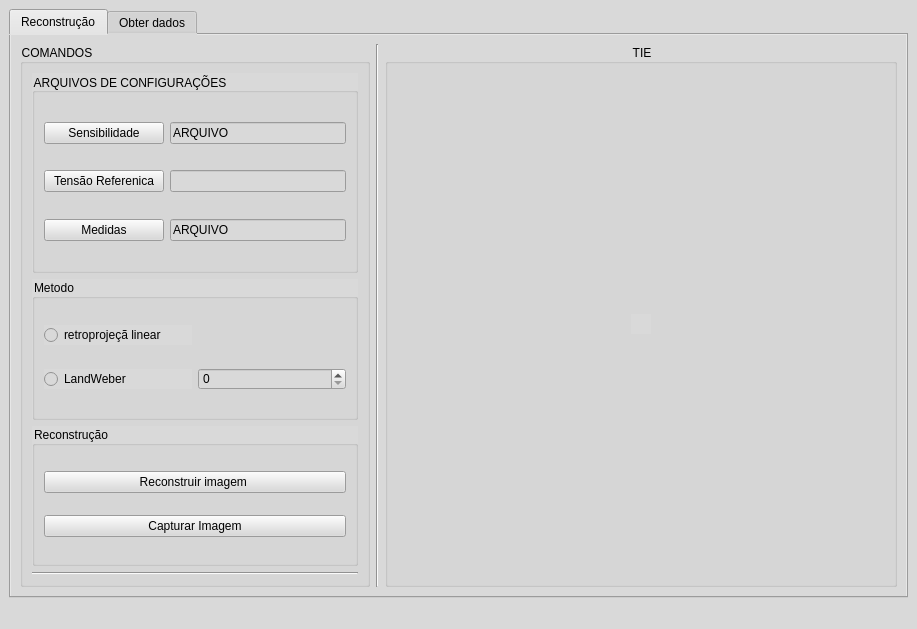
<?xml version="1.0" encoding="UTF-8"?>
<ui version="4.0">
 <class>MainWindow</class>
 <widget class="QMainWindow" name="MainWindow">
  <property name="geometry">
   <rect>
    <x>0</x>
    <y>0</y>
    <width>917</width>
    <height>629</height>
   </rect>
  </property>
  <property name="windowTitle">
   <string>MainWindow</string>
  </property>
  <property name="styleSheet">
   <string notr="true">background-color: rgb(217, 217, 217);</string>
  </property>
  <widget class="QWidget" name="centralwidget">
   <layout class="QHBoxLayout" name="horizontalLayout_2">
    <item>
     <widget class="QTabWidget" name="Aplic">
      <property name="contextMenuPolicy">
       <enum>Qt::PreventContextMenu</enum>
      </property>
      <property name="autoFillBackground">
       <bool>false</bool>
      </property>
      <property name="currentIndex">
       <number>0</number>
      </property>
      <widget class="QWidget" name="tab">
       <attribute name="icon">
        <iconset>
         <normaloff>../Documents/Progra/TCC/TCC/Programa/RECONS_TIE/Prog/Img_Eit/ImgTab.png</normaloff>../Documents/Progra/TCC/TCC/Programa/RECONS_TIE/Prog/Img_Eit/ImgTab.png</iconset>
       </attribute>
       <attribute name="title">
        <string>Reconstrução</string>
       </attribute>
       <layout class="QHBoxLayout" name="horizontalLayout">
        <item>
         <widget class="QGroupBox" name="groupBox">
          <property name="minimumSize">
           <size>
            <width>350</width>
            <height>0</height>
           </size>
          </property>
          <property name="maximumSize">
           <size>
            <width>500</width>
            <height>16777215</height>
           </size>
          </property>
          <property name="title">
           <string>COMANDOS</string>
          </property>
          <layout class="QVBoxLayout" name="verticalLayout">
           <item>
            <widget class="QGroupBox" name="groupBoxArquivos">
             <property name="sizePolicy">
              <sizepolicy hsizetype="Fixed" vsizetype="Fixed">
               <horstretch>0</horstretch>
               <verstretch>0</verstretch>
              </sizepolicy>
             </property>
             <property name="minimumSize">
              <size>
               <width>300</width>
               <height>200</height>
              </size>
             </property>
             <property name="maximumSize">
              <size>
               <width>500</width>
               <height>200</height>
              </size>
             </property>
             <property name="title">
              <string>ARQUIVOS DE CONFIGURAÇÕES</string>
             </property>
             <layout class="QFormLayout" name="formLayout">
              <item row="0" column="0">
               <spacer name="verticalSpacer_3">
                <property name="orientation">
                 <enum>Qt::Vertical</enum>
                </property>
                <property name="sizeHint" stdset="0">
                 <size>
                  <width>20</width>
                  <height>40</height>
                 </size>
                </property>
               </spacer>
              </item>
              <item row="1" column="0">
               <widget class="QPushButton" name="Bt_sensibilidade">
                <property name="minimumSize">
                 <size>
                  <width>120</width>
                  <height>0</height>
                 </size>
                </property>
                <property name="text">
                 <string>Sensibilidade</string>
                </property>
               </widget>
              </item>
              <item row="1" column="1">
               <widget class="QLineEdit" name="Line_sensibilidade">
                <property name="text">
                 <string>ARQUIVO</string>
                </property>
               </widget>
              </item>
              <item row="2" column="0">
               <spacer name="verticalSpacer_2">
                <property name="orientation">
                 <enum>Qt::Vertical</enum>
                </property>
                <property name="sizeHint" stdset="0">
                 <size>
                  <width>20</width>
                  <height>40</height>
                 </size>
                </property>
               </spacer>
              </item>
              <item row="3" column="0">
               <widget class="QPushButton" name="Bt_tense_ref">
                <property name="minimumSize">
                 <size>
                  <width>120</width>
                  <height>0</height>
                 </size>
                </property>
                <property name="maximumSize">
                 <size>
                  <width>200</width>
                  <height>16777215</height>
                 </size>
                </property>
                <property name="text">
                 <string>Tensão Referenica</string>
                </property>
               </widget>
              </item>
              <item row="3" column="1">
               <widget class="QLineEdit" name="Line_tense_ref">
                <property name="inputMask">
                 <string/>
                </property>
                <property name="text">
                 <string/>
                </property>
                <property name="maxLength">
                 <number>32767</number>
                </property>
               </widget>
              </item>
              <item row="4" column="0">
               <spacer name="verticalSpacer">
                <property name="orientation">
                 <enum>Qt::Vertical</enum>
                </property>
                <property name="sizeHint" stdset="0">
                 <size>
                  <width>20</width>
                  <height>40</height>
                 </size>
                </property>
               </spacer>
              </item>
              <item row="5" column="0">
               <widget class="QPushButton" name="Bt_medidas">
                <property name="minimumSize">
                 <size>
                  <width>120</width>
                  <height>0</height>
                 </size>
                </property>
                <property name="text">
                 <string>Medidas</string>
                </property>
               </widget>
              </item>
              <item row="5" column="1">
               <widget class="QLineEdit" name="Line_medida">
                <property name="text">
                 <string>ARQUIVO</string>
                </property>
               </widget>
              </item>
              <item row="6" column="0">
               <spacer name="verticalSpacer_4">
                <property name="orientation">
                 <enum>Qt::Vertical</enum>
                </property>
                <property name="sizeHint" stdset="0">
                 <size>
                  <width>20</width>
                  <height>40</height>
                 </size>
                </property>
               </spacer>
              </item>
             </layout>
            </widget>
           </item>
           <item>
            <widget class="QGroupBox" name="groupBoxMetodo">
             <property name="title">
              <string>Metodo</string>
             </property>
             <layout class="QGridLayout" name="gridLayout_4">
              <item row="2" column="0">
               <widget class="QRadioButton" name="radio_landwaber">
                <property name="text">
                 <string>LandWeber</string>
                </property>
               </widget>
              </item>
              <item row="2" column="1">
               <widget class="QSpinBox" name="landIntera">
                <property name="maximum">
                 <number>100</number>
                </property>
               </widget>
              </item>
              <item row="0" column="0">
               <widget class="QRadioButton" name="Radio_projeo">
                <property name="text">
                 <string>retroprojeçã linear</string>
                </property>
               </widget>
              </item>
             </layout>
            </widget>
           </item>
           <item>
            <widget class="QGroupBox" name="groupBoxReconstru">
             <property name="title">
              <string>Reconstrução</string>
             </property>
             <layout class="QGridLayout" name="gridLayout_3">
              <item row="1" column="0">
               <widget class="QPushButton" name="Bt_reconstruirImagem">
                <property name="text">
                 <string>Reconstruir imagem </string>
                </property>
                <property name="icon">
                 <iconset>
                  <normaloff>../Img_Eit/ImgTab.png</normaloff>../Img_Eit/ImgTab.png</iconset>
                </property>
               </widget>
              </item>
              <item row="2" column="0">
               <widget class="QPushButton" name="Bt_capturarImagem">
                <property name="text">
                 <string>Capturar Imagem</string>
                </property>
                <property name="icon">
                 <iconset>
                  <normaloff>../Documents/Progra/TCC/TCC/Programa/RECONS_TIE/Prog/Img_Eit/ImgRec.png</normaloff>../Documents/Progra/TCC/TCC/Programa/RECONS_TIE/Prog/Img_Eit/ImgRec.png</iconset>
                </property>
               </widget>
              </item>
             </layout>
            </widget>
           </item>
           <item>
            <widget class="Line" name="line">
             <property name="orientation">
              <enum>Qt::Horizontal</enum>
             </property>
            </widget>
           </item>
          </layout>
         </widget>
        </item>
        <item>
         <widget class="Line" name="line_12">
          <property name="orientation">
           <enum>Qt::Vertical</enum>
          </property>
         </widget>
        </item>
        <item>
         <widget class="QGroupBox" name="groupBox_2">
          <property name="sizePolicy">
           <sizepolicy hsizetype="Preferred" vsizetype="MinimumExpanding">
            <horstretch>0</horstretch>
            <verstretch>0</verstretch>
           </sizepolicy>
          </property>
          <property name="minimumSize">
           <size>
            <width>500</width>
            <height>500</height>
           </size>
          </property>
          <property name="title">
           <string>TIE</string>
          </property>
          <property name="alignment">
           <set>Qt::AlignCenter</set>
          </property>
          <layout class="QGridLayout" name="gridLayout">
           <item row="2" column="1">
            <spacer name="verticalSpacer_6">
             <property name="orientation">
              <enum>Qt::Vertical</enum>
             </property>
             <property name="sizeHint" stdset="0">
              <size>
               <width>20</width>
               <height>40</height>
              </size>
             </property>
            </spacer>
           </item>
           <item row="1" column="2">
            <spacer name="horizontalSpacer_2">
             <property name="orientation">
              <enum>Qt::Horizontal</enum>
             </property>
             <property name="sizeHint" stdset="0">
              <size>
               <width>40</width>
               <height>20</height>
              </size>
             </property>
            </spacer>
           </item>
           <item row="1" column="0">
            <spacer name="horizontalSpacer">
             <property name="orientation">
              <enum>Qt::Horizontal</enum>
             </property>
             <property name="sizeHint" stdset="0">
              <size>
               <width>40</width>
               <height>20</height>
              </size>
             </property>
            </spacer>
           </item>
           <item row="0" column="1">
            <spacer name="verticalSpacer_5">
             <property name="orientation">
              <enum>Qt::Vertical</enum>
             </property>
             <property name="sizeHint" stdset="0">
              <size>
               <width>20</width>
               <height>40</height>
              </size>
             </property>
            </spacer>
           </item>
           <item row="1" column="1">
            <widget class="QLabel" name="Imagem_TIE">
             <property name="contextMenuPolicy">
              <enum>Qt::NoContextMenu</enum>
             </property>
             <property name="pixmap">
              <pixmap>../Img_Eit/LogoEit.png</pixmap>
             </property>
            </widget>
           </item>
          </layout>
         </widget>
        </item>
       </layout>
      </widget>
      <widget class="QWidget" name="tab_2">
       <attribute name="icon">
        <iconset>
         <normaloff>../Documents/Progra/TCC/TCC/Programa/RECONS_TIE/Prog/Img_Eit/ImgTab.png</normaloff>../Documents/Progra/TCC/TCC/Programa/RECONS_TIE/Prog/Img_Eit/ImgTab.png</iconset>
       </attribute>
       <attribute name="title">
        <string>Obter dados</string>
       </attribute>
       <layout class="QGridLayout" name="gridLayout_2">
        <item row="1" column="2">
         <widget class="Line" name="line_11">
          <property name="orientation">
           <enum>Qt::Vertical</enum>
          </property>
         </widget>
        </item>
        <item row="1" column="0">
         <widget class="Line" name="line_9">
          <property name="orientation">
           <enum>Qt::Vertical</enum>
          </property>
         </widget>
        </item>
        <item row="3" column="1">
         <widget class="QGroupBox" name="groupBox_3">
          <property name="maximumSize">
           <size>
            <width>16777215</width>
            <height>100</height>
           </size>
          </property>
          <property name="title">
           <string/>
          </property>
          <layout class="QGridLayout" name="gridLayout_5">
           <item row="0" column="0">
            <widget class="QProgressBar" name="progressBar">
             <property name="value">
              <number>0</number>
             </property>
            </widget>
           </item>
          </layout>
         </widget>
        </item>
        <item row="2" column="1">
         <widget class="Line" name="line_2">
          <property name="orientation">
           <enum>Qt::Horizontal</enum>
          </property>
         </widget>
        </item>
        <item row="0" column="1">
         <widget class="Line" name="line_6">
          <property name="windowModality">
           <enum>Qt::WindowModal</enum>
          </property>
          <property name="orientation">
           <enum>Qt::Horizontal</enum>
          </property>
         </widget>
        </item>
        <item row="1" column="1">
         <widget class="QGroupBox" name="MedidasTens">
          <property name="maximumSize">
           <size>
            <width>16777215</width>
            <height>16777215</height>
           </size>
          </property>
          <property name="title">
           <string>MEDIÇÕES</string>
          </property>
          <property name="alignment">
           <set>Qt::AlignCenter</set>
          </property>
          <layout class="QGridLayout" name="gridLayout_6">
           <item row="1" column="1" rowspan="5">
            <widget class="QGroupBox" name="grupoStatus">
             <property name="layoutDirection">
              <enum>Qt::LeftToRight</enum>
             </property>
             <property name="title">
              <string>STATUS DA PLACA DE AQUISIÇÕES</string>
             </property>
             <property name="alignment">
              <set>Qt::AlignCenter</set>
             </property>
             <layout class="QGridLayout" name="gridLayout_7">
              <item row="1" column="2">
               <spacer name="horizontalSpacer_4">
                <property name="orientation">
                 <enum>Qt::Horizontal</enum>
                </property>
                <property name="sizeHint" stdset="0">
                 <size>
                  <width>40</width>
                  <height>20</height>
                 </size>
                </property>
               </spacer>
              </item>
              <item row="1" column="1">
               <widget class="QLabel" name="Img_status">
                <property name="minimumSize">
                 <size>
                  <width>0</width>
                  <height>0</height>
                 </size>
                </property>
                <property name="text">
                 <string/>
                </property>
                <property name="pixmap">
                 <pixmap>../Img_Eit/desconhecido.png</pixmap>
                </property>
               </widget>
              </item>
              <item row="1" column="0">
               <spacer name="horizontalSpacer_3">
                <property name="orientation">
                 <enum>Qt::Horizontal</enum>
                </property>
                <property name="sizeHint" stdset="0">
                 <size>
                  <width>40</width>
                  <height>20</height>
                 </size>
                </property>
               </spacer>
              </item>
              <item row="2" column="1">
               <spacer name="verticalSpacer_9">
                <property name="orientation">
                 <enum>Qt::Vertical</enum>
                </property>
                <property name="sizeHint" stdset="0">
                 <size>
                  <width>20</width>
                  <height>40</height>
                 </size>
                </property>
               </spacer>
              </item>
              <item row="0" column="1">
               <spacer name="verticalSpacer_10">
                <property name="orientation">
                 <enum>Qt::Vertical</enum>
                </property>
                <property name="sizeHint" stdset="0">
                 <size>
                  <width>20</width>
                  <height>40</height>
                 </size>
                </property>
               </spacer>
              </item>
             </layout>
            </widget>
           </item>
           <item row="2" column="0">
            <widget class="QPushButton" name="pushButton">
             <property name="maximumSize">
              <size>
               <width>200</width>
               <height>16777215</height>
              </size>
             </property>
             <property name="text">
              <string>Testar Comunicação</string>
             </property>
            </widget>
           </item>
           <item row="3" column="0">
            <widget class="QPushButton" name="pushButton_2">
             <property name="maximumSize">
              <size>
               <width>200</width>
               <height>16777215</height>
              </size>
             </property>
             <property name="text">
              <string>Iniciar Aquisições</string>
             </property>
            </widget>
           </item>
           <item row="1" column="0">
            <spacer name="verticalSpacer_7">
             <property name="orientation">
              <enum>Qt::Vertical</enum>
             </property>
             <property name="sizeHint" stdset="0">
              <size>
               <width>20</width>
               <height>40</height>
              </size>
             </property>
            </spacer>
           </item>
           <item row="4" column="0">
            <spacer name="verticalSpacer_8">
             <property name="orientation">
              <enum>Qt::Vertical</enum>
             </property>
             <property name="sizeHint" stdset="0">
              <size>
               <width>20</width>
               <height>40</height>
              </size>
             </property>
            </spacer>
           </item>
          </layout>
         </widget>
        </item>
       </layout>
      </widget>
     </widget>
    </item>
   </layout>
  </widget>
  <widget class="QMenuBar" name="menubar">
   <property name="geometry">
    <rect>
     <x>0</x>
     <y>0</y>
     <width>917</width>
     <height>26</height>
    </rect>
   </property>
  </widget>
  <widget class="QStatusBar" name="statusbar"/>
 </widget>
 <resources/>
 <connections/>
</ui>
